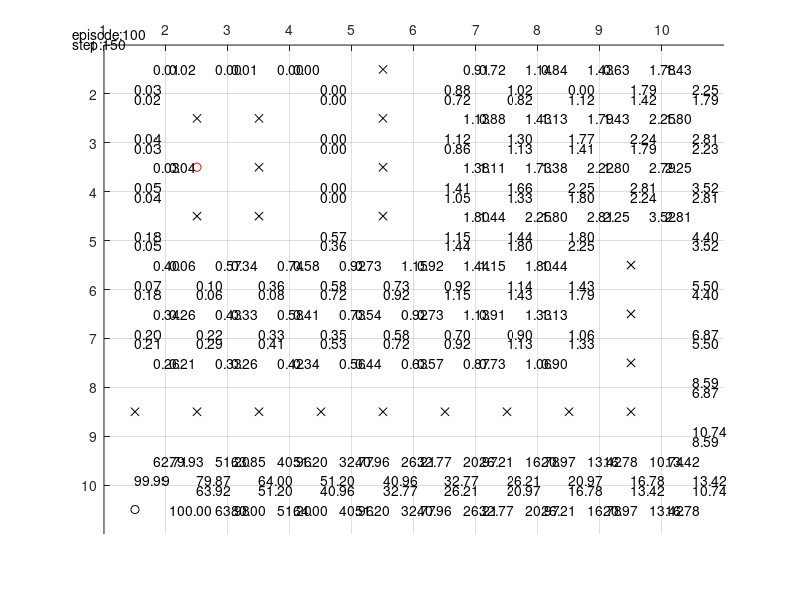

Write the MATLAB code that produced this figure.
function qlearn
% TODO: probability for movement
% TODO: traversal, debug info plot
% DONE: max steps per episode
% 

clc; clear all; close all;

%--------------------------------------------------------------------------
% 1) Create map, Draw the map
%
% It should show Q values, Destination.
% For each episode, update the Q values.
%--------------------------------------------------------------------------
global S; S = 7;
global G; G = 8;
global C; C = 1;
global O; O = 0;

small_map = ...
      [ C, C, C, C;
        C, C, C, C;
        C, S, C, C;
        C, C, C, G;
        ];
small_map2 = ...
      [ S, O, C;
        C, C, C;
        C, G, C;
        ];

small_map3 = ...
      [ S, C, C;
        O, C, C;
        C, C, G;
        ];

large_map = ...
      [ C, C, C, C, O, C, C, C, C, C;
        C, O, O, C, O, C, C, C, C, C;
        C, S, O, C, O, C, C, C, C, C;
        C, O, O, C, O, C, C, C, C, C;
        C, C, C, C, C, C, C, C, O, C;
        C, C, C, C, C, C, C, C, O, C;
        C, C, C, C, C, C, C, C, O, C;
        O, O, O, O, O, O, O, O, O, C;
        C, C, C, C, C, C, C, C, C, C;
        G, C, C, C, C, C, C, C, C, C;
        ];
map = large_map;


global ROW;
global COL;
[ROW,COL] = size(map);
display(sprintf('INFO: Map size = %d x %d',ROW,COL));
display(sprintf('INFO: 0 - obstacle | 1 - clear path | 7 - start | 8 - goal'));

%--------------------------------------------------------------------------
% 2) Validate map, and capture start, goal position
% Draw the map if valid
%--------------------------------------------------------------------------
num_start = 0;
num_goal = 0;
for r = 1:ROW
  for c = 1:COL
    if( map(r,c) == S )
      num_start = num_start + 1;
      start_r = r; start_c = c;
    end
    if( map(r,c) == G )
      num_goal = num_goal + 1;
      goal_r = r; goal_c = c;
    end
  end
end
if( num_start > 1 || num_goal > 1 )
  display('ERROR: Validate map: Too many start or goal');
  return;
end

% draw a map
axis([1 COL+1 1 ROW+1]);
grid on;
hold on;
set(gca,'XTick',[1:1:COL]);
set(gca,'YTick',[1:1:ROW]);
set(gca,'xaxislocation','top','ydir','reverse');

% plot start, goal, obstacles
plot(start_c+0.5,start_r+0.5,'ro');
plot(goal_c+0.5,goal_r+0.5,'ko');
for ri = 1:ROW
  for ci = 1:COL
    if(map(ri,ci)==O) % if it is a obstacle draw it
      plot(ci+0.5,ri+0.5,'kx');
    end
  end
end

%--------------------------------------------------------------------------
% 3) convert map into immediate reward matrix (node base) using following
%
%     100  - goal
%     0    - clear path
%     -inf - obstacle, self, not reachable, or diagonal...
%--------------------------------------------------------------------------
num_states = ROW*COL;
start_state = rc2indx(start_r,start_c);
goal_state = rc2indx(goal_r,goal_c);
R(num_states,num_states) = 0;

% 1st loop represent current node
% 2nd loop represent visiting node, check if it is clear path, or obstacle
for qx = 1:num_states
  [cr,cc] = indx2rc(qx);  % (c)urrent (r)ow and (c)ol
  if( map(cr,cc) == O ) % current node is an obstacle
    R(qx,:) = -inf;
    continue;
  end
  for qy = 1:num_states
    [vr,vc] = indx2rc(qy);
    if ( abs(vr-cr) == 1 && cc == vc ) % +/1 row
      if ( map(vr,vc) == C || map(vr,vc) == S )
        R(qx,qy) = 0;
      elseif( map(vr,vc) == G )
        R(qx,qy) = 100;
      else
        R(qx,qy) = -inf;
      end
    elseif (abs(vc-cc) == 1 && cr == vr ) % +/- col
      if ( map(vr,vc) == C || map(vr,vc) == S )
        R(qx,qy) = 0;
      elseif( map(vr,vc) == G )
        R(qx,qy) = 100;
      else
        R(qx,qy) = -inf;
      end
    else % diagonal
      R(qx,qy) = -inf;
    end
  end
end

R;

%--------------------------------------------------------------------------
% 4) set up constants alpha, gamma, probabilities of movement, 
%--------------------------------------------------------------------------
global EPISODES; EPISODES = 100;
display(sprintf('INFO: max episode %f',EPISODES));
global STEPS; STEPS = 150;
display(sprintf('INFO: max step %f',STEPS));
global ALPHA; ALPHA = [0.8]; % learning rate
display(sprintf('INFO: alpha %f',ALPHA));
global GAMMA; GAMMA = [0.8]; % discount rate
display(sprintf('INFO: gamma %f',GAMMA));
non_deterministic_world = 0;


%--------------------------------------------------------------------------
% 5) loop thru num of EPISODES
%--------------------------------------------------------------------------
for param_i = 1:size(ALPHA,2)

textbox(ROW,COL) = struct('up',[],'down',[],'left',[],'right',[]);
episode_tb_hldr = [];
steps_tb_hldr = [];

Q = zeros(size(R));
for e = 1:EPISODES
  steps = 1; % reset the number of steps
  s = randperm(num_states,1); % current state
  if(isempty(episode_tb_hldr))
    episode_tb_hldr = text(0.5,0.8,sprintf('episode:%d',e));
  else
    set(episode_tb_hldr,'String',sprintf('episode:%d',e));
  end
  while ( s ~= goal_state && steps <= STEPS )
    
    if(isempty(steps_tb_hldr))
      steps_tb_hldr = text(0.5,1,sprintf('step:%d',steps));
    else
      set(steps_tb_hldr,'String',sprintf('step:%d',steps));
    end
    
    % policy for selecting action goes here
    % TODO: add different policy routine: greedy, e-greedy, softmax
    avail_actions = find(R(s,:) >= 0); % find num of possible actions or exploration bonus
    num_actions = size(avail_actions,2);
    if ( num_actions > 0 )
      action_taken = ( round(rand() * (num_actions - 1)) ) + 1;
    else
      break;  % started on an obstacle state
    end
    
    % get maximum q value for all states
    q_max = max(Q,[],2);
    
    if( non_deterministic_world == 1)
      % transition function for observed state based on selected action
      ds = avail_actions(action_taken);
      os = transition_function(s,ds);
      Q(s,ds) = Q(s,os) + ALPHA(param_i) * ( R(s,ds) + GAMMA(param_i) * q_max(ds) - Q(s,ds) );
      textbox = plot_value(Q,s,ds,textbox);
      s = os;
    else
      fs = avail_actions(action_taken);
      Q(s,fs) = Q(s,fs) + ALPHA(param_i) * ( R(s,fs) + GAMMA(param_i) * q_max(fs) - Q(s,fs) );
      textbox = plot_value(Q,s,fs,textbox);
      s = fs;
    end

    steps = steps + 1;
  end
end


saveas(gcf,sprintf('a%0.2fg%0.2fe%d.jpg',ALPHA(param_i),GAMMA(param_i),EPISODES),'jpg');
end

Q;

%--------------------------------------------------------------------------
% 6) Traverse from any starting point
%--------------------------------------------------------------------------

function observed_state = transition_function(s,a)
global DESIRED_PR;     DESIRED_PR     = 0.6;
global OTHER_DIR_PR;   OTHER_DIR_PR   = 0.3;
global INPLACE_PR;     INPLACE_PR     = 0.1;
global ROW;
global COL;


bucket(1) = DESIRED_PR;
bucket(2) = bucket(1) + OTHER_DIR_PR;
bucket(3) = bucket(2) + INPLACE_PR;

r_action = rand();

if( r_action <= bucket(1) )
  observed_state = a;
elseif( r_action <= bucket(2) )
  RIGHT = 1; DOWN = 2; LEFT = 3; UP = 4;
  [r,c] = indx2rc(s);
  [fr,fc] = indx2rc(a);
  avail_actions = [];
  if ( fr - r == -1 )      % UP
    avail_actions = [RIGHT DOWN LEFT   ];
  elseif ( fc - c == 1)    % RIGHT
    avail_actions = [      DOWN LEFT UP];
  elseif ( fr - r == 1 )   % DOWN
    avail_actions = [RIGHT      LEFT UP];
  elseif ( fc - c == -1 )  % LEFT
    avail_actions = [RIGHT DOWN      UP];
  else
    display('bug 1');
  end
  
  rand_var = rand();
  if(rand_var <= 0.33)
    indx = 1;
  elseif(rand_var <= 0.66)
    indx = 2;
  elseif(rand_var <= 1)
    indx = 3;
  else
    display('bug 2');
  end
  
  if( avail_actions(indx) == RIGHT )
    if( c + 1 <= COL )
      fc = c + 1;
      observed_state = rc2indx(fr,fc);
    else
      observed_state = s;
    end
  elseif( avail_actions(indx) == DOWN )
    if( r + 1 <= ROW )
      fr = r + 1;
      observed_state = rc2indx(fr,fc);
    else
      observed_state = s;
    end
  elseif( avail_actions(indx) == LEFT )
    if( c - 1 >= 1 )
      fc = c - 1;
      observed_state = rc2indx(fr,fc);
    else
      observed_state = s;
    end
  elseif( avail_actions(indx) == UP )
    if( r - 1 >= 1 )
      fr = r - 1;
      observed_state = rc2indx(fr,fc);
    else
      observed_state = s;
    end
  else
    display('bug 3');
  end
  
  %display('not picking orig action');
else
  observed_state = s;
end





function textbox = plot_value(Q,s,fs,textbox)
% update plot
[r,c] = indx2rc(s);
[fr,fc] = indx2rc(fs);

str = sprintf('%0.2f', Q(s,fs));
if ( fr - r == 1 )  % r+1
  if(isempty(textbox(r,c).down))
    textbox(r,c).down = text(c+0.5, r+0.9,str);
  else
    set(textbox(r,c).down,'String',str);
  end
elseif ( r - fr == 1) % r-1
  if(isempty(textbox(r,c).up))
    textbox(r,c).up = text(c+0.5, r+0.1,str);
  else
    set(textbox(r,c).up,'String',str);
  end
elseif( fc - c == 1) % c+1
  if(isempty(textbox(r,c).right))
    textbox(r,c).right = text(c+0.8, r+0.5,str);
  else
    set(textbox(r,c).right,'String',str);
  end
elseif( c - fc == 1) % c-1
  if(isempty(textbox(r,c).left))
    textbox(r,c).left = text(c+0.05, r+0.5,str);
  else
    set(textbox(r,c).left,'String',str);
  end
else
  display('should not be here, bug');
end
%pause(0.001);
drawnow;


%--------------------------------------------------------------------------
% util
%--------------------------------------------------------------------------
function index = rc2indx(r,c)
global ROW;
global COL;
index = (r-1)*COL+c;

function [r,c] = indx2rc(i)
global ROW;
global COL;
r = ceil(i/COL);
c = mod(i,COL);
if( c == 0 )
  c = COL;
end
